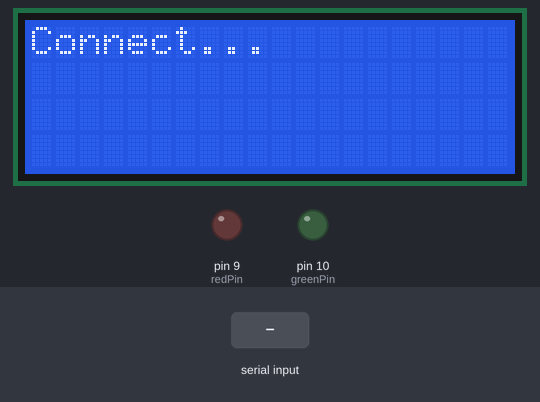
This sketch was run on a simulated Arduino Uno, built with avr-gcc and run on an emulated ATmega328P. On the bench: 20×4 character LCD, output pins drawn as LEDs (lit = HIGH). Inputs (shaded band) come from the test bench. Random numbers use the default seed unless the sketch sets one; what the sketch prints to the serial monitor is not drawn.

Above: at 2.8 s.
2.9 s: "NEW_GAME\n" received over Serial
At 3.5 s:
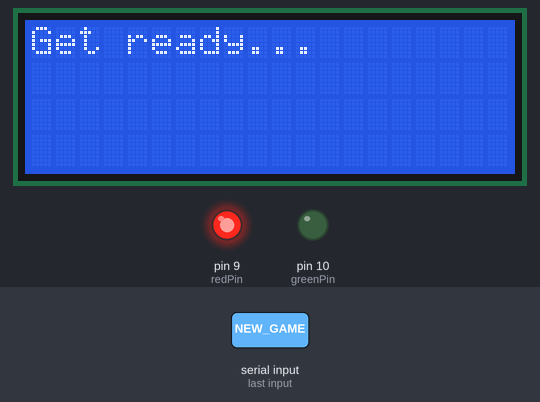
At 4.2 s:
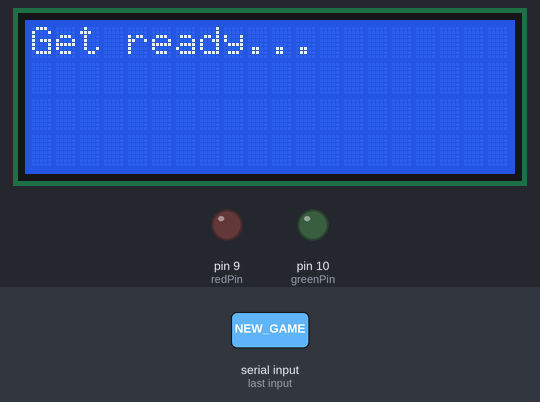
5.9 s: "BUTTON_PRESSED\n" received over Serial
At 7.1 s:
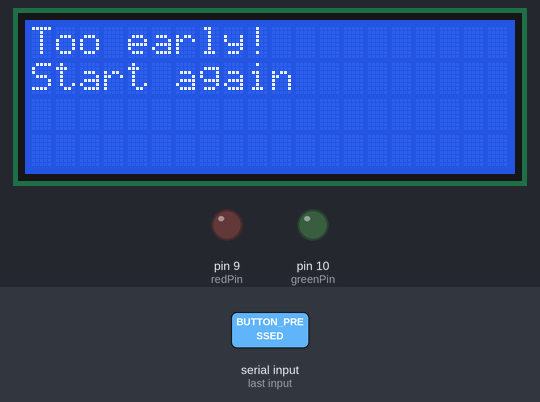
Timing chart, 0 to 16.4 s (numbered marks = the images above; inputs shaded):
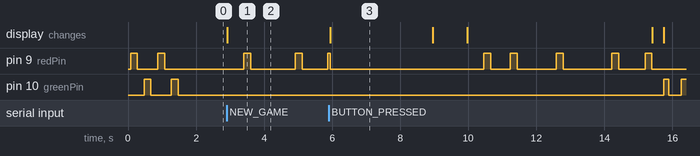

The sketch:

Arduino_Code.ino
```cpp
#include <Wire.h>
#include <LiquidCrystal_I2C.h>

LiquidCrystal_I2C lcd(0x27, 20, 4); // смени на 0x3F ако не работи

const int redPin = 9;
const int greenPin = 10;

bool waitingForStart = false;
bool waitingForReaction = false;
bool gameActive = false;
bool redLedSequenceCompleted = false;

unsigned long nextRedLedTime = 0;
unsigned long nextGreenLedTime = 0;
unsigned long reactionStartTime = 0;
unsigned long gameRestartTime = 0;

int redLedCount = 0;
int greenLedCount = 0;
bool redLedState = false;
bool greenLedState = false;
bool canRestart = true;

void setup() {
  Serial.begin(9600);

  pinMode(redPin, OUTPUT);
  pinMode(greenPin, OUTPUT);

  digitalWrite(redPin, LOW);
  digitalWrite(greenPin, LOW);

  lcd.init();
  lcd.backlight();
  lcd.setCursor(0, 0);
  lcd.print("Connect...");

  // RGB тест – червено и зелено
  for (int i = 0; i < 2; i++) {
    digitalWrite(redPin, HIGH);
    delay(200);
    digitalWrite(redPin, LOW);
    delay(200);
    digitalWrite(greenPin, HIGH);
    delay(200);
    digitalWrite(greenPin, LOW);
    delay(200);
  }

  Serial.println("Arduino готов - RGB LED тестван");
}

void resetGame() {
  waitingForStart = false;
  waitingForReaction = false;
  gameActive = false;
  redLedSequenceCompleted = false;

  nextRedLedTime = 0;
  nextGreenLedTime = 0;
  reactionStartTime = 0;

  redLedCount = 0;
  greenLedCount = 0;
  redLedState = false;
  greenLedState = false;

  digitalWrite(redPin, LOW);
  digitalWrite(greenPin, LOW);
}

void loop() {
  if (Serial.available()) {
    String cmd = Serial.readStringUntil('\n');
    cmd.trim();

    if (cmd == "NEW_GAME" && canRestart) {
      resetGame();
      gameActive = true;
      waitingForStart = true;
      redLedCount = 0;

      nextRedLedTime = millis() + 500;

      lcd.clear();
      lcd.setCursor(0, 0);
      lcd.print("Get ready...");
      Serial.println("WAITING");
    }

    if (cmd == "BUTTON_PRESSED") {
      if (gameActive && waitingForStart && !redLedSequenceCompleted) {
        Serial.println("TOO_EARLY");
        lcd.clear();
        lcd.setCursor(0, 0);
        lcd.print("Too early!");
        lcd.setCursor(0, 1);
        lcd.print("Start again");

        resetGame();
        canRestart = false;
        gameRestartTime = millis() + 3000;

      } else if (gameActive && waitingForReaction && redLedSequenceCompleted) {
        unsigned long reactionTime = millis() - reactionStartTime;
        Serial.print("TIME:");
        Serial.println(reactionTime);

        lcd.clear();
        lcd.setCursor(0, 0);
        lcd.print("Time:");
        lcd.setCursor(0, 1);
        lcd.print(reactionTime);
        lcd.print(" ms");

        resetGame();
      }
    }
  }

  // Червено мигане
  if (waitingForStart && gameActive && !redLedSequenceCompleted) {
    if (millis() >= nextRedLedTime) {
      if (!redLedState && redLedCount < 5) {
        digitalWrite(redPin, HIGH);
        redLedState = true;
        nextRedLedTime = millis() + 200;
        Serial.print("RED LED ON - count: ");
        Serial.println(redLedCount + 1);
      } else if (redLedState) {
        digitalWrite(redPin, LOW);
        redLedState = false;
        redLedCount++;

        if (redLedCount < 5) {
          nextRedLedTime = millis() + random(500, 1500);
          Serial.print("RED LED OFF - waiting: ");
          Serial.println(nextRedLedTime - millis());
        } else {
          redLedSequenceCompleted = true;
          waitingForStart = false;
          waitingForReaction = true;

          greenLedCount = 0;
          nextGreenLedTime = millis() + random(200, 800);

          lcd.clear();
          lcd.setCursor(0, 0);
          lcd.print("Attention!");
          Serial.println("Red sequence completed, starting green");
        }
      }
    }
  }

  // Зелено мигане
  if (waitingForReaction && redLedSequenceCompleted && gameActive) {
    if (millis() >= nextGreenLedTime) {
      if (!greenLedState && greenLedCount < 3) {
        digitalWrite(greenPin, HIGH);
        greenLedState = true;
        nextGreenLedTime = millis() + 150;

        if (greenLedCount == 0) {
          lcd.clear();
          lcd.setCursor(0, 0);
          lcd.print("Now!");
          Serial.println("STARTED");
          Serial.println("GREEN LED ON - FIRST");

          // Реално стартиране на реакционния таймер
          reactionStartTime = millis();
        } else {
          Serial.print("GREEN LED ON - count: ");
          Serial.println(greenLedCount + 1);
        }

      } else if (greenLedState) {
        digitalWrite(greenPin, LOW);
        greenLedState = false;
        greenLedCount++;

        Serial.print("GREEN LED OFF - count: ");
        Serial.println(greenLedCount);

        if (greenLedCount < 3) {
          nextGreenLedTime = millis() + random(100, 400);
        } else {
          Serial.println("Green sequence completed");
        }
      }
    }
  }

  // Автоматичен рестарт
  if (!canRestart && millis() >= gameRestartTime) {
    canRestart = true;
    lcd.clear();
    lcd.setCursor(0, 0);
    lcd.print("Automatic");
    lcd.setCursor(0, 1);
    lcd.print("restart...");

    delay(1000);
    resetGame();

    gameActive = true;
    waitingForStart = true;
    redLedCount = 0;
    nextRedLedTime = millis() + 500;

    lcd.clear();
    lcd.setCursor(0, 0);
    lcd.print("Get ready...");
    Serial.println("WAITING");
  }
}
```

Measured:
- after the input at 2.9 s, pin 9 (redPin): goes HIGH 0.20 s, LOW 1.3 s, HIGH 0.20 s, LOW 0.75 s, then HIGH, starting after 0.51 s; the display: changes at once (image 1)
